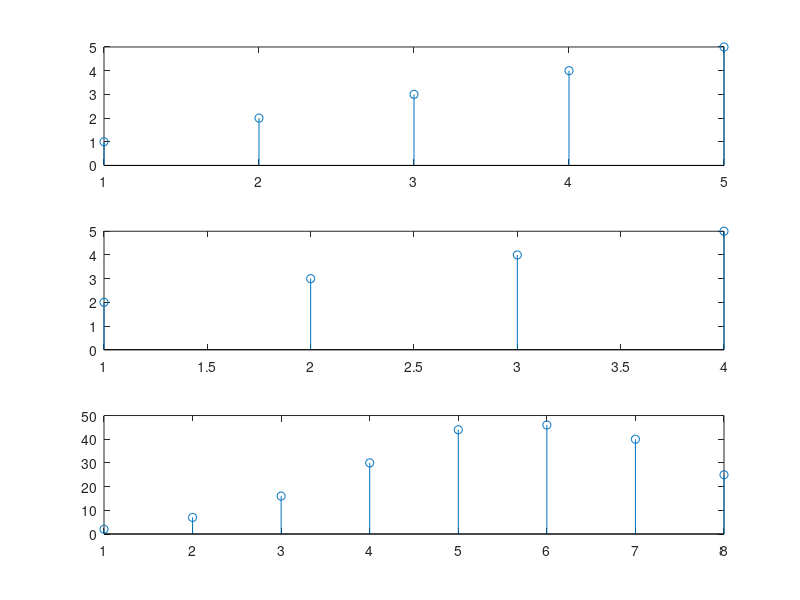

MATLAB code for this plot:
A = [1 2 3 4 5];
B = [2 3 4 5];
C = conv(A, B);
subplot(3,1,1); stem(A);
subplot(3,1,2); stem(B);
subplot(3,1,3); stem(C);
